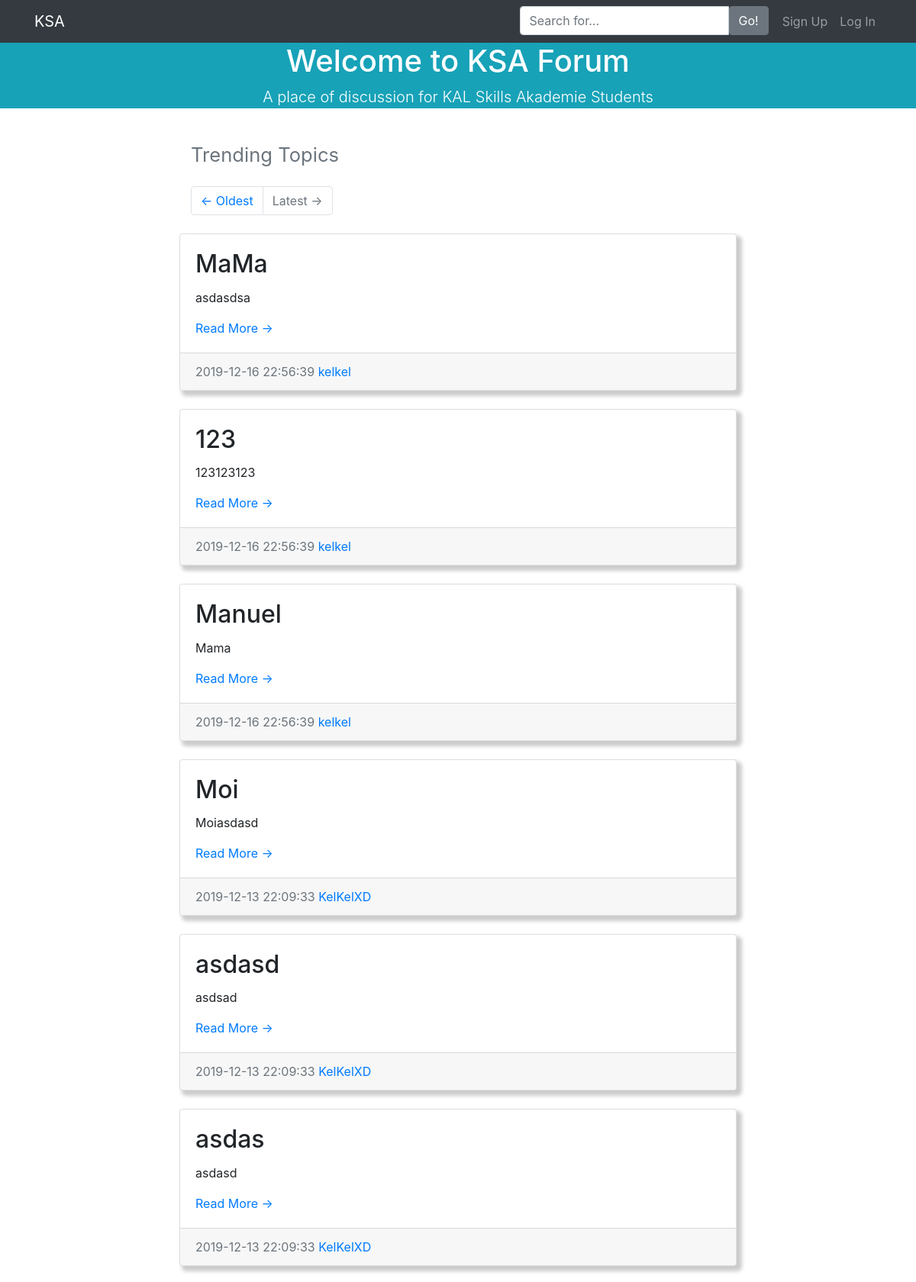
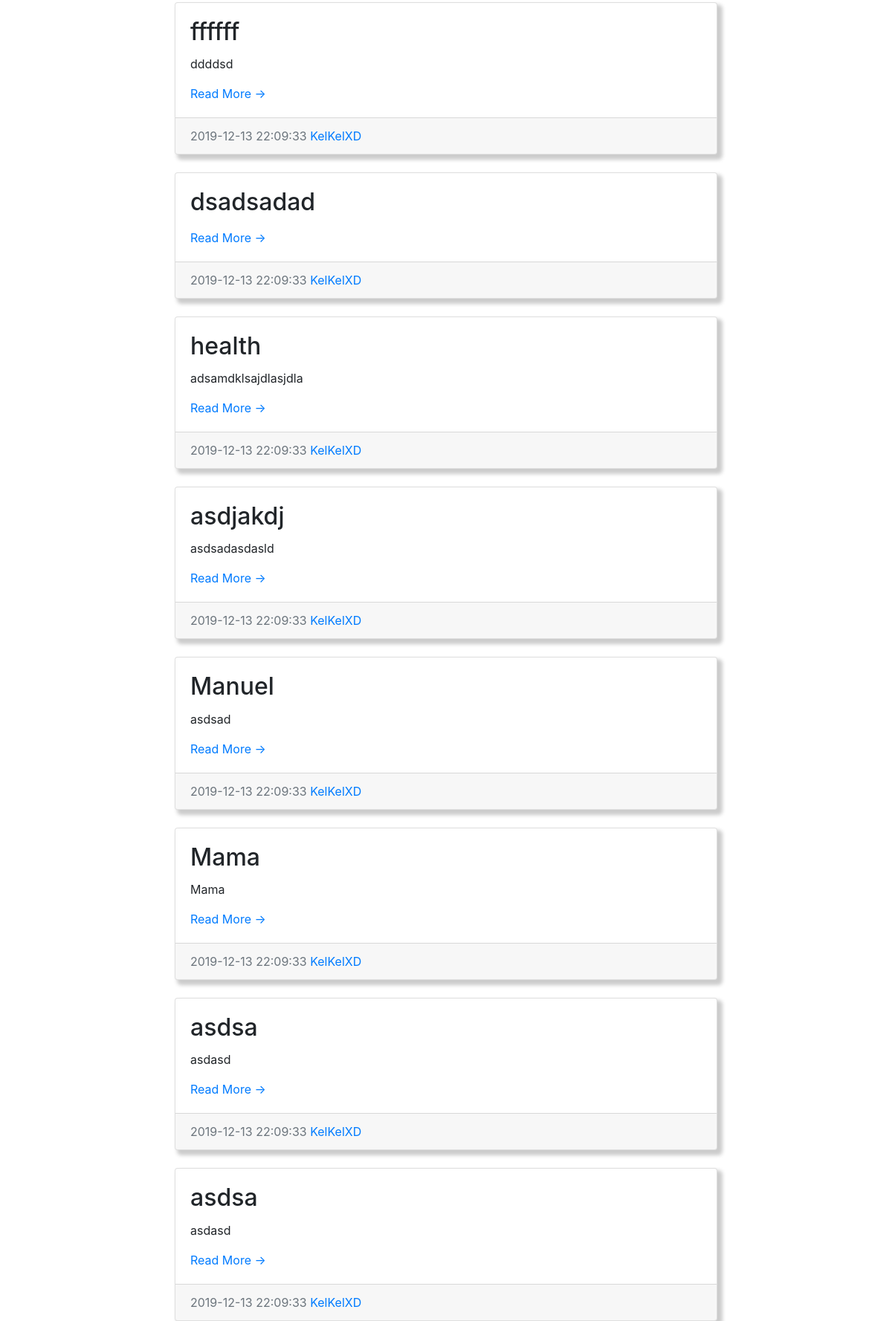
The page / (upper part) on the database its author committed (2 pictures, top to bottom).
### tables this page shows
CREATE TABLE `tbl_posts` (
  `post_id` int(11) NOT NULL,
  `user_id` varchar(20) NOT NULL,
  `post_title` varchar(100) NOT NULL,
  `post_description` varchar(225) NOT NULL,
  `num_most_comment` int(11) NOT NULL,
  `created_at` timestamp NOT NULL DEFAULT current_timestamp()
);

CREATE TABLE `tbl_users` (
  `user_id` int(11) NOT NULL,
  `full_name` varchar(50) NOT NULL,
  `username` varchar(20) NOT NULL,
  `email` varchar(70) NOT NULL,
  `password` varchar(225) NOT NULL,
  `account_type` int(1) NOT NULL,
  `user_profile_pic` varchar(225) NOT NULL,
  `created_at` timestamp NOT NULL DEFAULT current_timestamp()
);

### userdashboard/server.php (called while the page is built, shortened)
<?php
	$db = mysqli_connect('localhost', 'root', '', 'db_forum');
		$result_posts =mysqli_query($db, "SELECT * FROM `tbl_posts` INNER JOIN tbl_users ON tbl_posts.user_id = tbl_users.user_id ORDER BY post_id DESC ");
 ?>

### index.php (the view, shortened to what this page needs)
<?php
include 'header.php';
?>
<body>
<?php
include 'navbar.php';
include 'banner.php';
include 'userdashboard/server.php'
?>
  <div class="container">
    <div class="row justify-content-center align-items-center">
      <div class="col-md-8">
        <div class="container">
        <h2 class="my-4 text-muted">
          <small>Trending Topics</small>
        </h2>
        <ul class="pagination justify-content mb-4">
          <li class="page-item">
            <a class="page-link" href="#">&larr; Oldest</a>
          </li>
          <li class="page-item disabled">
            <a class="page-link" href="#">Latest &rarr;</a>
          </li>
        </ul>
      </div>
        <?php
            while ($row = mysqli_fetch_array($result_posts)) { ?>
          <div class="card mb-4" style="box-shadow: 5px 5px 5px 2px #ccc;">
            <div class="card-body">
            <h2 class="card-title"><?php echo $row['post_title']; ?></h2>
            <p class="card-text"><?php echo $row['post_description']; ?></p>
            <a href="#">Read More &rarr;</a>
          </div>
          <div class="card-footer text-muted">
            <?php echo $row['created_at']; ?>
            <a href="#"><?php echo $row['username']; ?> </a>
          </div>
        </div>
      <?php } ?>
      </div>
    </div>
  </div>
</body>
</html>

### css/blog-home.css (style rules this page uses)
body { padding-top: 56px; }

### css/style.css (style rules this page uses)
.card { box-shadow: 5px 5px 5px 2px #ccc; }
.pagination { align-items: center; }

### rows shown on the page
tbl_posts: post_title "MaMa", post_description "asdasdsa", user.created_at "2019-12-16 22:56:39", user.username "kelkel"
tbl_posts: post_title "123", post_description "123123123", user.created_at "2019-12-16 22:56:39", user.username "kelkel"
tbl_posts: post_title "Manuel", post_description "Mama", user.created_at "2019-12-16 22:56:39", user.username "kelkel"
tbl_posts: post_title "Moi", post_description "Moiasdasd", user.created_at "2019-12-13 22:09:33", user.username "KelKelXD"
tbl_posts: post_title "asdasd", post_description "asdsad", user.created_at "2019-12-13 22:09:33", user.username "KelKelXD"
tbl_posts: post_title "asdas", post_description "asdasd", user.created_at "2019-12-13 22:09:33", user.username "KelKelXD"
tbl_posts: post_title "ffffff", post_description "ddddsd", user.created_at "2019-12-13 22:09:33", user.username "KelKelXD"
tbl_posts: post_title "dsadsadad", user.created_at "2019-12-13 22:09:33", user.username "KelKelXD"
tbl_posts: post_title "health", post_description "adsamdklsajdlasjdla", user.created_at "2019-12-13 22:09:33", user.username "KelKelXD"
tbl_posts: post_title "asdjakdj", post_description "asdsadasdasld", user.created_at "2019-12-13 22:09:33", user.username "KelKelXD"
tbl_posts: post_title "Manuel", post_description "asdsad", user.created_at "2019-12-13 22:09:33", user.username "KelKelXD"
tbl_posts: post_title "Mama", post_description "Mama", user.created_at "2019-12-13 22:09:33", user.username "KelKelXD"
tbl_posts: post_title "asdsa", post_description "asdasd", user.created_at "2019-12-13 22:09:33", user.username "KelKelXD"
tbl_posts: post_title "asdsa", post_description "asdasd", user.created_at "2019-12-13 22:09:33", user.username "KelKelXD"
